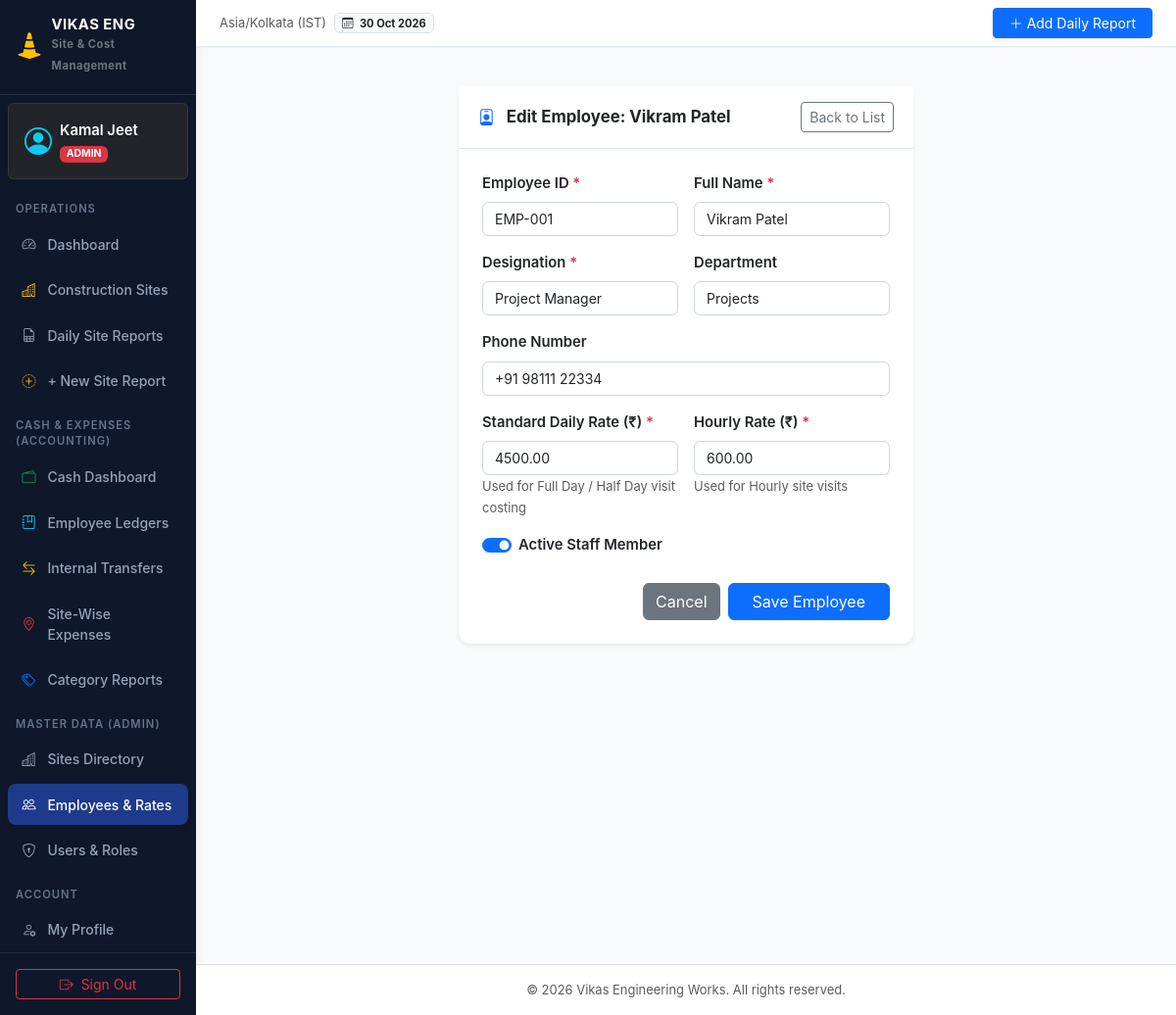
The app's page /master/employees/1/edit/ (signed in) with its own data.
### reports/models.py (models this page shows, shortened)
class UserProfile(models.Model):
    user = models.OneToOneField(User, on_delete=models.CASCADE, related_name='profile')
    role = models.CharField(max_length=20, choices=UserRole.choices, default=UserRole.SITE_ENGINEER)
    designation = models.CharField(max_length=100, blank=True)
    phone = models.CharField(max_length=20, blank=True)
    assigned_sites = models.ManyToManyField('Site', blank=True, related_name='assigned_engineers')
    @property
    def is_site_engineer(self):
        return self.role == UserRole.SITE_ENGINEER
    @property
    def is_admin(self):
        return self.role == UserRole.ADMIN or self.user.is_superuser
    @property
    def is_management(self):
        return self.role == UserRole.MANAGEMENT or self.role == UserRole.ADMIN or self.user.is_superuser

class Employee(models.Model):
    employee_id = models.CharField(max_length=50, unique=True)
    name = models.CharField(max_length=150)
    designation = models.CharField(max_length=100)
    department = models.CharField(max_length=100, blank=True)
    phone = models.CharField(max_length=20, blank=True)
    daily_rate = models.DecimalField(max_digits=10, decimal_places=2, default=Decimal('0.00'), help_text="Configured daily rate in INR")
    hourly_rate = models.DecimalField(max_digits=10, decimal_places=2, default=Decimal('0.00'), help_text="Configured hourly rate in INR")
    is_active = models.BooleanField(default=True)
    created_at = models.DateTimeField(auto_now_add=True)
    updated_at = models.DateTimeField(auto_now=True)
    class Meta:
        ordering = ['name']

### reports/views.py (the view)
# urls.py: path('master/employees/<int:pk>/edit/', views.employee_edit_view, name='employee_edit'),
@login_required
@admin_required
def employee_edit_view(request, pk):
    employee = get_object_or_404(Employee, pk=pk)
    if request.method == 'POST':
        form = EmployeeForm(request.POST, instance=employee)
        if form.is_valid():
            form.save()
            messages.success(request, f"Employee '{employee.name}' updated successfully.")
            return redirect('employee_list')
    else:
        form = EmployeeForm(instance=employee)
    return render(request, 'master/employee_form.html', {'form': form, 'employee': employee, 'title': f'Edit Employee: {employee.name}'})

### templates/master/employee_form.html (shortened to what this page needs)
{% extends 'base.html' %}
{% block content %}
<div class="row justify-content-center">
    <div class="col-12 col-md-8 col-lg-6">
        <div class="card shadow-sm border-0">
            <div class="card-header bg-white py-3 d-flex justify-content-between align-items-center">
                <h5 class="fw-bold mb-0 text-dark">
                    <i class="bi bi-person-badge text-primary me-2"></i> {{ title }}
                </h5>
                <a href="{% url 'employee_list' %}" class="btn btn-sm btn-outline-secondary">Back to List</a>
            </div>
            <div class="card-body p-4">
                <form method="post">
                    <div class="row g-3">
                        <div class="col-12 col-md-6">
                            <label class="form-label fw-semibold">Employee ID <span class="text-danger">*</span></label>
                            {{ form.employee_id }}
                        </div>
                        <div class="col-12 col-md-6">
                            <label class="form-label fw-semibold">Full Name <span class="text-danger">*</span></label>
                            {{ form.name }}
                        </div>
                        <div class="col-12 col-md-6">
                            <label class="form-label fw-semibold">Designation <span class="text-danger">*</span></label>
                            {{ form.designation }}
                        </div>
                        <div class="col-12 col-md-6">
                            <label class="form-label fw-semibold">Department</label>
                            {{ form.department }}
                        </div>
                        <div class="col-12">
                            <label class="form-label fw-semibold">Phone Number</label>
                            {{ form.phone }}
                        </div>
                        <div class="col-12 col-md-6">
                            <label class="form-label fw-semibold">Standard Daily Rate (₹) <span class="text-danger">*</span></label>
                            {{ form.daily_rate }}
                            <small class="text-muted">Used for Full Day / Half Day visit costing</small>
                        </div>
                        <div class="col-12 col-md-6">
                            <label class="form-label fw-semibold">Hourly Rate (₹) <span class="text-danger">*</span></label>
                            {{ form.hourly_rate }}
                            <small class="text-muted">Used for Hourly site visits</small>
                        </div>
                        <div class="col-12 mt-3">
                            <div class="form-check form-switch">
                                {{ form.is_active }}
                                <label class="form-check-label fw-semibold" for="{{ form.is_active.id_for_label }}">Active Staff Member</label>
                            </div>
                        </div>
                    </div>
                    <div class="d-flex justify-content-end gap-2 mt-4">
                        <a href="{% url 'employee_list' %}" class="btn btn-secondary">Cancel</a>
                        <button type="submit" class="btn btn-primary px-4">Save Employee</button>
                    </div>
                </form>
            </div>
        </div>
    </div>
</div>
{% endblock %}

### templates/base.html (shortened to what this page needs)
{% load static custom_filters %}
<!DOCTYPE html>
<html lang="en">
<head>
    <link href="https://cdn.jsdelivr.net/npm/bootstrap@5.3.3/dist/css/bootstrap.min.css" rel="stylesheet">
    <link rel="stylesheet" href="https://cdn.jsdelivr.net/npm/bootstrap-icons@1.11.3/font/bootstrap-icons.min.css">
    <link rel="stylesheet" href="{% static 'css/custom.css' %}">
</head>
<body>
    <div class="container-fluid p-0">
        <div class="row g-0">
            {% if user.is_authenticated %}
            <aside class="col-md-3 col-lg-2 sidebar no-print" id="sidebarMenu">
                <div class="d-flex flex-column h-100">
                    <div class="sidebar-brand d-flex align-items-center justify-content-between">
                        <a href="{% url 'dashboard' %}" class="text-decoration-none d-flex align-items-center gap-2 text-white">
                            <i class="bi bi-cone-striped fs-3 text-warning"></i>
                            <div>
                                <div class="lh-1 text-white fw-bold">VIKAS ENG</div>
                                <small class="text-secondary" style="font-size: 0.7rem;">Site & Cost Management</small>
                            </div>
                        </a>
                    </div>
                    <div class="p-3 mx-2 my-2 rounded bg-dark border border-secondary border-opacity-25 text-white">
                        <div class="d-flex align-items-center gap-2">
                            <i class="bi bi-person-circle fs-3 text-info"></i>
                            <div class="overflow-hidden">
                                <div class="fw-semibold text-truncate">{{ user.get_full_name|default:user.username }}</div>
                                <span class="badge {{ current_role|role_badge_class }} text-uppercase" style="font-size: 0.65rem;">
                                    {{ user_profile.get_role_display|default:current_role }}
                                </span>
                            </div>
                        </div>
                    </div>
                    <ul class="nav flex-column mb-auto">
                        <li class="sidebar-section-title">Operations</li>
                        <li class="nav-item">
                            <a class="nav-link {% if request.resolver_match.url_name == 'dashboard' %}active{% endif %}" href="{% url 'dashboard' %}">
                                <i class="bi bi-speedometer2"></i> Dashboard
                            </a>
                        </li>
                        <li class="nav-item">
                            <a class="nav-link {% if request.resolver_match.url_name == 'site_list' or request.resolver_match.url_name == 'site_detail' %}active{% endif %}" href="{% url 'site_list' %}">
                                <i class="bi bi-buildings text-warning"></i> Construction Sites
                            </a>
                        </li>
                        <li class="nav-item">
                            <a class="nav-link {% if request.resolver_match.url_name == 'report_list' %}active{% endif %}" href="{% url 'report_list' %}">
                                <i class="bi bi-file-earmark-spreadsheet"></i> Daily Site Reports
                            </a>
                        </li>
                        <li class="nav-item">
                            <a class="nav-link {% if request.resolver_match.url_name == 'report_create' %}active{% endif %}" href="{% url 'report_create' %}">
                                <i class="bi bi-plus-circle-dotted text-warning"></i> + New Site Report
                            </a>
                        </li>
                        <li class="sidebar-section-title">Cash & Expenses (Accounting)</li>
                        <li class="nav-item">
                            <a class="nav-link {% if request.resolver_match.app_name == 'expenses' and request.resolver_match.url_name == 'dashboard' %}active{% endif %}" href="{% url 'expenses:dashboard' %}">
                                <i class="bi bi-wallet2 text-success"></i> Cash Dashboard
                            </a>
                        </li>
                        <li class="nav-item">
                            <a class="nav-link {% if request.resolver_match.app_name == 'expenses' and 'ledger' in request.resolver_match.url_name %}active{% endif %}" href="{% url 'expenses:ledger_list' %}">
                                <i class="bi bi-journal-bookmark text-info"></i> Employee Ledgers
                            </a>
                        </li>
                        <li class="nav-item">
                            <a class="nav-link {% if request.resolver_match.app_name == 'expenses' and request.resolver_match.url_name == 'transfers_list' %}active{% endif %}" href="{% url 'expenses:transfers_list' %}">
                                <i class="bi bi-arrow-left-right text-warning"></i> Internal Transfers
                            </a>
                        </li>
                        <li class="nav-item">
                            <a class="nav-link {% if request.resolver_match.app_name == 'expenses' and request.resolver_match.url_name == 'site_reports' %}active{% endif %}" href="{% url 'expenses:site_reports' %}">
                                <i class="bi bi-geo-alt text-danger"></i> Site-Wise Expenses
                            </a>
                        </li>
                        <li class="nav-item">
                            <a class="nav-link {% if request.resolver_match.app_name == 'expenses' and request.resolver_match.url_name == 'category_reports' %}active{% endif %}" href="{% url 'expenses:category_reports' %}">
                                <i class="bi bi-tags text-primary"></i> Category Reports
                            </a>
                        </li>
                        {% if is_admin %}
                        <li class="sidebar-section-title">Master Data (Admin)</li>
                        <li class="nav-item">
                            <a class="nav-link {% if 'site' in request.resolver_match.url_name and 'report' not in request.resolver_match.url_name %}active{% endif %}" href="{% url 'site_list' %}">
                                <i class="bi bi-buildings"></i> Sites Directory
                            </a>
                        </li>
                        <li class="nav-item">
                            <a class="nav-link {% if 'employee' in request.resolver_match.url_name %}active{% endif %}" href="{% url 'employee_list' %}">
                                <i class="bi bi-people"></i> Employees & Rates
                            </a>
                        </li>
                        <li class="nav-item">
                            <a class="nav-link {% if 'user' in request.resolver_match.url_name %}active{% endif %}" href="{% url 'user_list' %}">
                                <i class="bi bi-shield-lock"></i> Users & Roles
                            </a>
                        </li>
                        {% endif %}
                        <li class="sidebar-section-title">Account</li>
                        <li class="nav-item">
                            <a class="nav-link {% if request.resolver_match.url_name == 'profile' %}active{% endif %}" href="{% url 'profile' %}">
                                <i class="bi bi-person-gear"></i> My Profile
                            </a>
                        </li>
                    </ul>
                    <div class="p-3 border-top border-secondary border-opacity-25">
                        <a href="{% url 'logout' %}" class="btn btn-outline-danger btn-sm w-100 d-flex align-items-center justify-content-center gap-2">
                            <i class="bi bi-box-arrow-right"></i> Sign Out
                        </a>
                    </div>
                </div>
            </aside>
            {% endif %}
            <main class="{% if user.is_authenticated %}col-12 col-md-9 col-lg-10{% else %}col-12{% endif %} ms-auto p-0 min-vh-100 d-flex flex-column">
                {% if user.is_authenticated %}
                <nav class="navbar navbar-expand top-navbar px-3 px-md-4 py-2 sticky-top no-print">
                    <div class="container-fluid p-0">
                        <div class="d-none d-sm-flex align-items-center gap-2">
                            <span class="text-muted small">Asia/Kolkata (IST)</span>
                            <span class="badge bg-light text-dark border">
                                <i class="bi bi-calendar3 me-1"></i> {% now "d M Y" %}
                            </span>
                        </div>
                        <div class="d-flex align-items-center gap-2 ms-auto">
                            <a href="{% url 'report_create' %}" class="btn btn-primary btn-sm d-flex align-items-center gap-1 shadow-sm px-2 px-sm-3">
                                <i class="bi bi-plus-lg"></i> <span class="d-none d-sm-inline">Add Daily Report</span><span class="d-sm-none">Report</span>
                            </a>
                        </div>
                    </div>
                </nav>
                {% endif %}
                <div class="px-3 px-md-4 pt-3 no-print">
                </div>
                <div class="p-3 p-md-4 flex-grow-1">
                    {% block content %}{% endblock %}
                </div>
                <footer class="mt-auto py-3 px-3 px-md-4 bg-white border-top text-center text-muted small no-print">
                    <div>
                        <span>&copy; {% now "Y" %} Vikas Engineering Works. All rights reserved.</span>
                    </div>
                </footer>
            </main>
        </div>
    </div>
</body>
</html>

### records on screen
UserProfile: role "ADMIN"
Employee: employee_id "EMP-001", name "Vikram Patel", designation "Project Manager", department "Projects", phone "+91 98111 22334", daily_rate "4500.00", hourly_rate "600.00", is_active "☑"

### other values on screen
{{ user.get_full_name|default:user.username }} "Kamal Jeet"
{{ title }} "Edit Employee: Vikram Patel"
